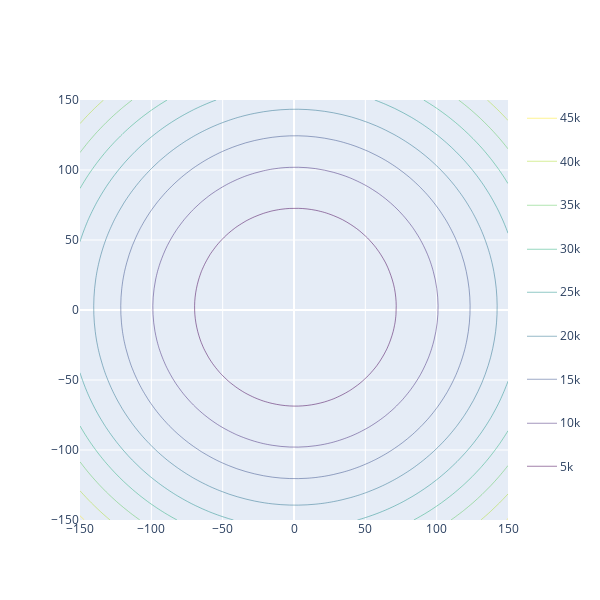

This figure's notebook cell:
### Code cell
fig = Figure(data=Contour(x=x,y=y,z=zz,colorscale='viridis', contours_coloring='lines'),
            layout = Layout(width = 600, height = 600))
fig.show()

### Figure 1 — Plotly figure (JSON) as saved in the notebook; plotly's stock layout.template omitted (floating-point values rounded to 4 significant figures; data arrays with more than 128 entries replaced by an {"elided": "..."} marker saying what was removed)
{"data": [{"colorscale": [[0, "#440154"], [0.1111, "#482878"], [0.2222, "#3e4989"], [0.3333, "#31688e"], [0.4444, "#26828e"], [0.5556, "#1f9e89"], [0.6667, "#35b779"], [0.7778, "#6ece58"], [0.8889, "#b5de2b"], [1, "#fde725"]], "contours": {"coloring": "lines"}, "type": "contour", "x": [-150.0, -143.9, -137.8, -131.6, -125.5, -119.4, -113.3, -107.1, -101.0, -94.9, -88.78, -82.65, -76.53, -70.41, -64.29, -58.16, -52.04, -45.92, -39.8, -33.67, -27.55, -21.43, -15.31, -9.184, -3.061, 3.061, 9.184, 15.31, 21.43, 27.55, 33.67, 39.8, 45.92, 52.04, 58.16, 64.29, 70.41, 76.53, 82.65, 88.78, 94.9, 101.0, 107.1, 113.3, 119.4, 125.5, 131.6, 137.8, 143.9, 150.0], "y": [-150.0, -143.9, -137.8, -131.6, -125.5, -119.4, -113.3, -107.1, -101.0, -94.9, -88.78, -82.65, -76.53, -70.41, -64.29, -58.16, -52.04, -45.92, -39.8, -33.67, -27.55, -21.43, -15.31, -9.184, -3.061, 3.061, 9.184, 15.31, 21.43, 27.55, 33.67, 39.8, 45.92, 52.04, 58.16, 64.29, 70.41, 76.53, 82.65, 88.78, 94.9, 101.0, 107.1, 113.3, 119.4, 125.5, 131.6, 137.8, 143.9, 150.0], "z": {"elided": "50x50 float values"}}], "layout": {"height": 600, "width": 600}}
